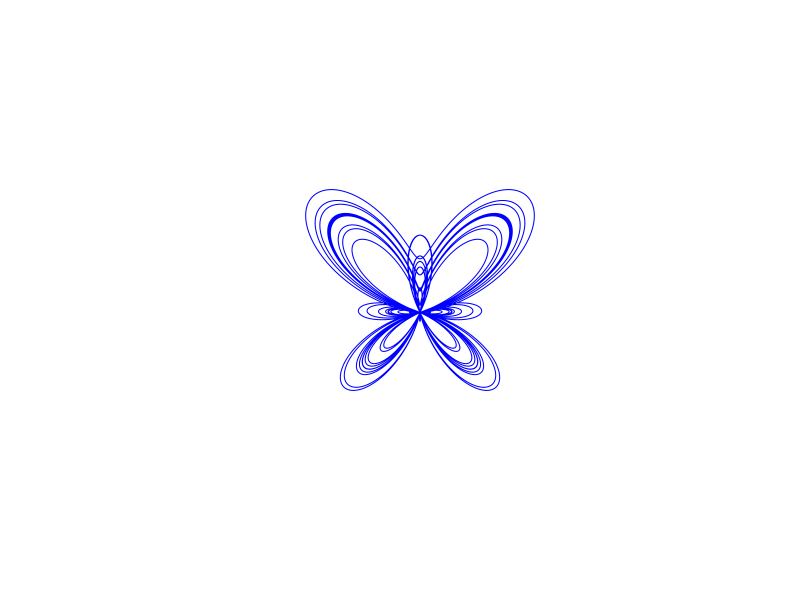

Recreate this plot in R. (Note: this script raises an error after producing the figure.)
n<-10000 # number of points to plot
theta<-seq(0,24*pi,length.out = n) # a vector of size 1e3 of theta values 
r<-exp(1)^cos(theta)- 2*cos(4*theta) + sin(theta/12)^5 # parametric equation in polar coordinates
x<-r*cos(theta+ pi/2) # convert from polar to Cartesian coordinates
y<-r*sin(theta+ pi/2) # convert from polar to Cartesian coordinates
plot(x,y,col="blue",type="l",lwd=1,xlab="",ylab="",axes=FALSE,asp=1,xlim=c(-10,10))


randomTimes<-sample(1:5,1,replace=FALSE)
randomTimes

for (val in 1:randomeTimes)
{
  
}
  randomSize<-sample(0.1:5, 1, replace=TRUE)
  randomSize
  is.numeric(randomSize)
  for (changeSize in randomSize)
  {
    ##valForRotateC1<-sample(-5.1:5,1,replace=FALSE)
    ##valForRotateC1
    ##is.numeric(valForRotateC1)
    ##for (c1 in valForRotateC1)
      ##{
      ##valForRotateC2<-sample(-5.1:5,1,replace=FALSE)
      ##valForRotateC2
      ##is.numeric(valForRotateC2)
      ##for (c2 in valForRotateC2)
        ##{
        ##valForRotateD1<-sample(-5.1:5,1,replace=FALSE)
        ##valForRotateD1
        ##is.numeric(valForRotateD1)
        ## for (d1 in valForRotateD1)
          ##{
          ##valForRotateD2<-sample(-5.1:5,1,replace=FALSE)
          ##valForRotateD2
          ##is.numeric(valForRotateD2)
          ##for (d2 in valForRotateD2)
          ##{
            x<-changeSize*r*cos(theta + c1) + d1  
            y<-changeSize*r*sin(theta + c2) + d2
            
            lines(x,y,col="cyan",type="l",lwd=1,xlab="",ylab="")
          ##}
        ##}
        
            
            ##}
            ##}
  }  

